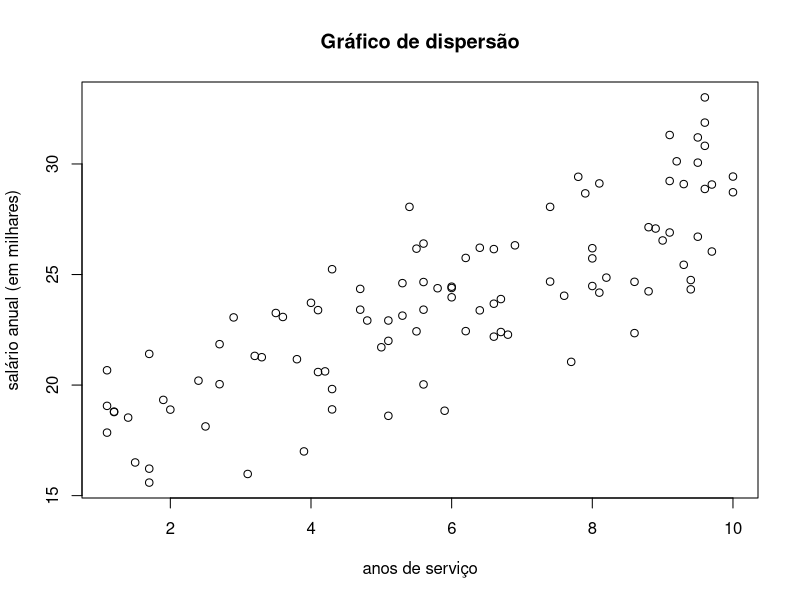
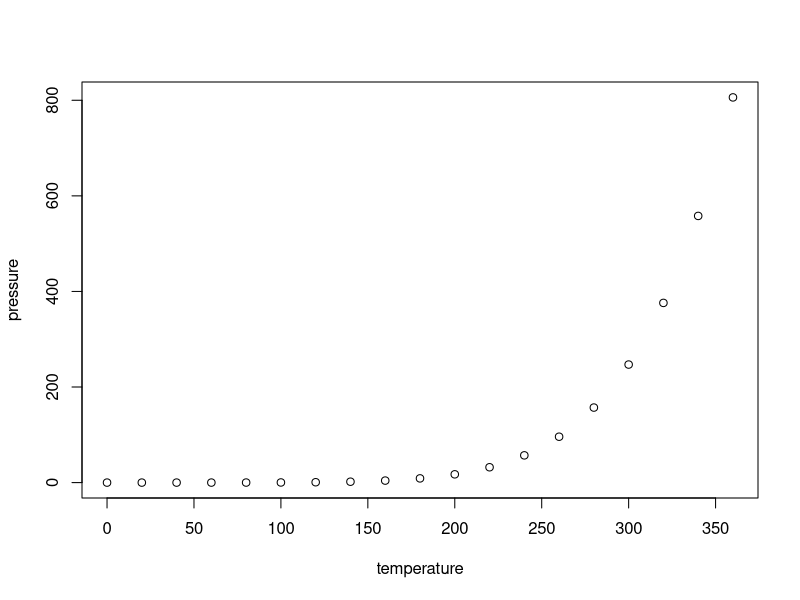

Reproduce these figures in R, in order.
## ---- chunk 1
knitr::opts_chunk$set(echo = FALSE)
## ---- chunk 2
data = read.csv2("205650.txt", sep=" ", dec = ".")
plot(data$X, data$Y, xlab = "anos de serviço", ylab="salário anual (em milhares)", main="Gráfico de dispersão")
## ---- chunk 3
summary(cars)
## ---- chunk 4
plot(pressure)
